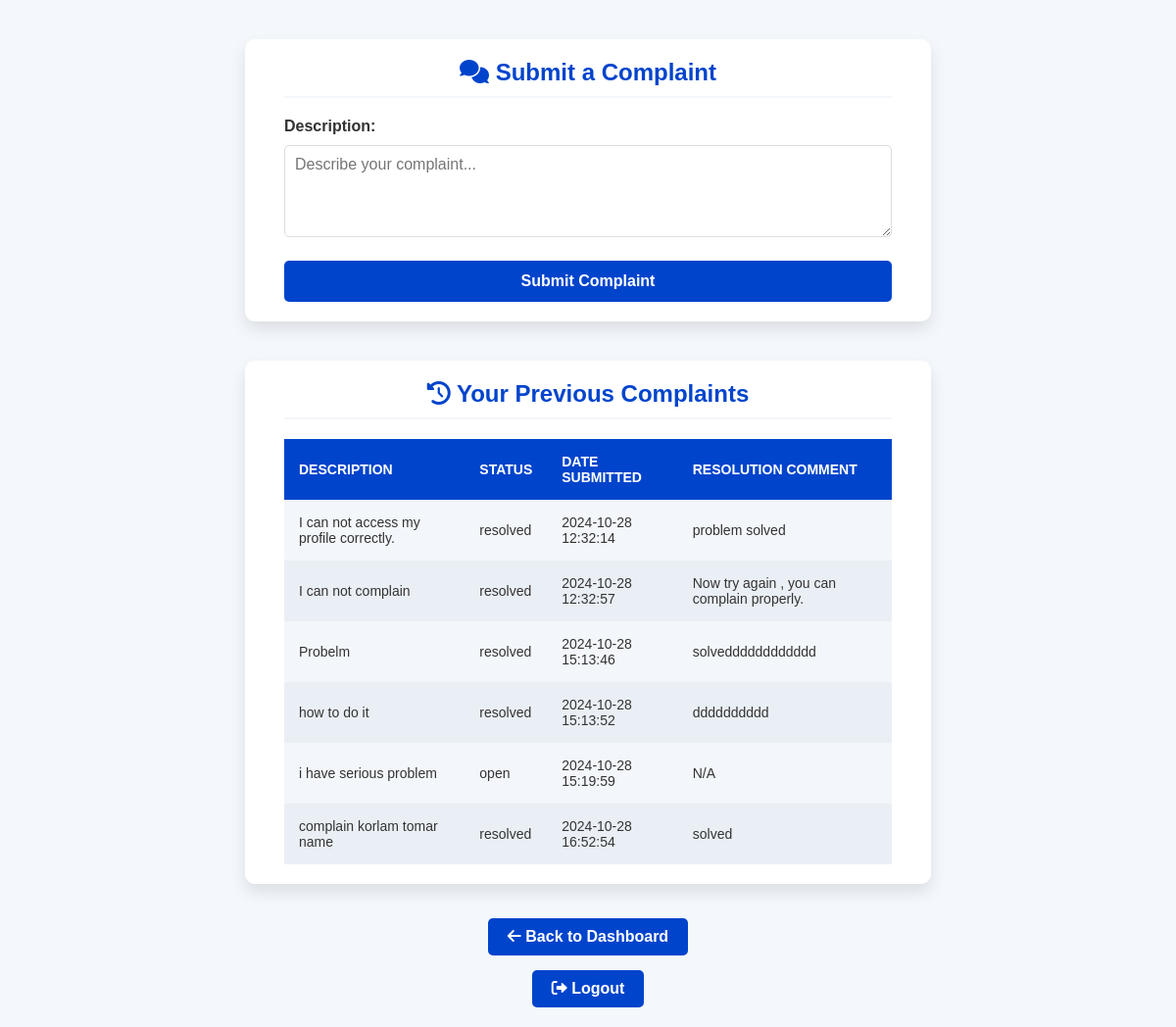
The app's page /complaint.php (signed in) with its own data.
### tables this page shows
CREATE TABLE `complaints` (
  `complaint_id` int(11) NOT NULL,
  `user_id` int(11) DEFAULT NULL,
  `description` text NOT NULL,
  `status` enum('open','resolved') DEFAULT 'open',
  `created_at` datetime DEFAULT current_timestamp(),
  `resolution_comment` varchar(255) DEFAULT NULL
);

### complaint.php (the view, shortened to what this page needs)
<?php
$conn = new mysqli("localhost", "root", "", "ground");
$user_id = $_SESSION['user_id'];
$result = $conn->query("SELECT description, status, created_at, resolution_comment FROM complaints WHERE user_id='$user_id'");
?>
<!DOCTYPE html>
<html lang="en">
<head>
    <link rel="stylesheet" href="https://cdnjs.cloudflare.com/ajax/libs/font-awesome/6.0.0-beta3/css/all.min.css">
</head>
<body>
    <div class="container">
        <h2><i class="fas fa-comments"></i> Submit a Complaint</h2>
        <form method="POST">
            <label for="description">Description:</label>
            <textarea id="description" name="description" rows="4" required placeholder="Describe your complaint..."></textarea>
            <input type="submit" value="Submit Complaint">
        </form>
    </div>
    <div class="container">
        <h2><i class="fas fa-history"></i> Your Previous Complaints</h2>
        <?php if ($result->num_rows > 0): ?>
            <table>
                <tr>
                    <th>Description</th>
                    <th>Status</th>
                    <th>Date Submitted</th>
                    <th>Resolution Comment</th>
                </tr>
                <?php while ($row = $result->fetch_assoc()): ?>
                    <tr>
                        <td><?php echo htmlspecialchars($row['description']); ?></td>
                        <td><?php echo htmlspecialchars($row['status']); ?></td>
                        <td><?php echo htmlspecialchars($row['created_at']); ?></td>
                        <td><?php echo isset($row['resolution_comment']) ? htmlspecialchars($row['resolution_comment']) : 'N/A'; ?></td>
                    </tr>
                <?php endwhile; ?>
            </table>
        <?php else: ?>
            <p>No previous complaints found.</p>
        <?php endif; ?>
    </div>
    <a href="user.php" class="button"><i class="fas fa-arrow-left"></i> Back to Dashboard</a>
    <a href="logout.php" class="button"><i class="fas fa-sign-out-alt"></i> Logout</a>
</body>
</html>

### complaint.php (style rules this page uses)
* { box-sizing: border-box; margin: 0; padding: 0; font-family: Arial, sans-serif; }
body { background-color: #f4f7fb; color: #333; display: flex; justify-content: center; align-items: center; flex-direction: column; padding: 20px; }
.container { background-color: #fff; border-radius: 10px; box-shadow: 0 8px 16px rgba(0, 0, 0, 0.1); max-width: 700px; width: 100%; margin: 20px; padding: 20px 40px; }
h2 { color: #0044cc; font-size: 24px; font-weight: 600; text-align: center; margin-bottom: 20px; border-bottom: 2px solid #f3f6fa; padding-bottom: 10px; }
form label { font-weight: bold; color: #333; }
form textarea { width: 100%; padding: 10px; margin-top: 10px; border: 1px solid #ddd; border-radius: 5px; font-size: 16px; resize: vertical; color: #555; }
form input[type="submit"] { width: 100%; padding: 12px; border: none; border-radius: 5px; font-size: 16px; font-weight: bold; color: #fff; background-color: #0044cc; margin-top: 20px; cursor: pointer; transition: background-color 0.3s; }
table { width: 100%; border-collapse: collapse; margin-top: 20px; }
table th, table td { padding: 15px; text-align: left; font-size: 14px; color: #333; }
table th { background-color: #0044cc; color: #fff; font-weight: bold; text-transform: uppercase; }
table tr:nth-child(even) { background-color: #f3f6fa; }
table tr:nth-child(odd) { background-color: #eaeff5; }
.button { display: inline-block; background-color: #0044cc; color: #fff; padding: 10px 20px; border-radius: 5px; text-decoration: none; font-weight: bold; text-align: center; margin-top: 15px; transition: background-color 0.3s; }

### records on screen
complaints: description "I can not access my profile correctly.", status "resolved", created_at "2024-10-28 12:32:14", resolution_comment "problem solved"
complaints: description "I can not complain", status "resolved", created_at "2024-10-28 12:32:57", resolution_comment "Now try again , you can complain properly."
complaints: description "Probelm", status "resolved", created_at "2024-10-28 15:13:46", resolution_comment "solvedddddddddddd"
complaints: description "how to do it", status "resolved", created_at "2024-10-28 15:13:52", resolution_comment "dddddddddd"
complaints: description "i have serious problem", status "open", created_at "2024-10-28 15:19:59", shows "N/A"
complaints: description "complain korlam tomar name", status "resolved", created_at "2024-10-28 16:52:54", resolution_comment "solved"
